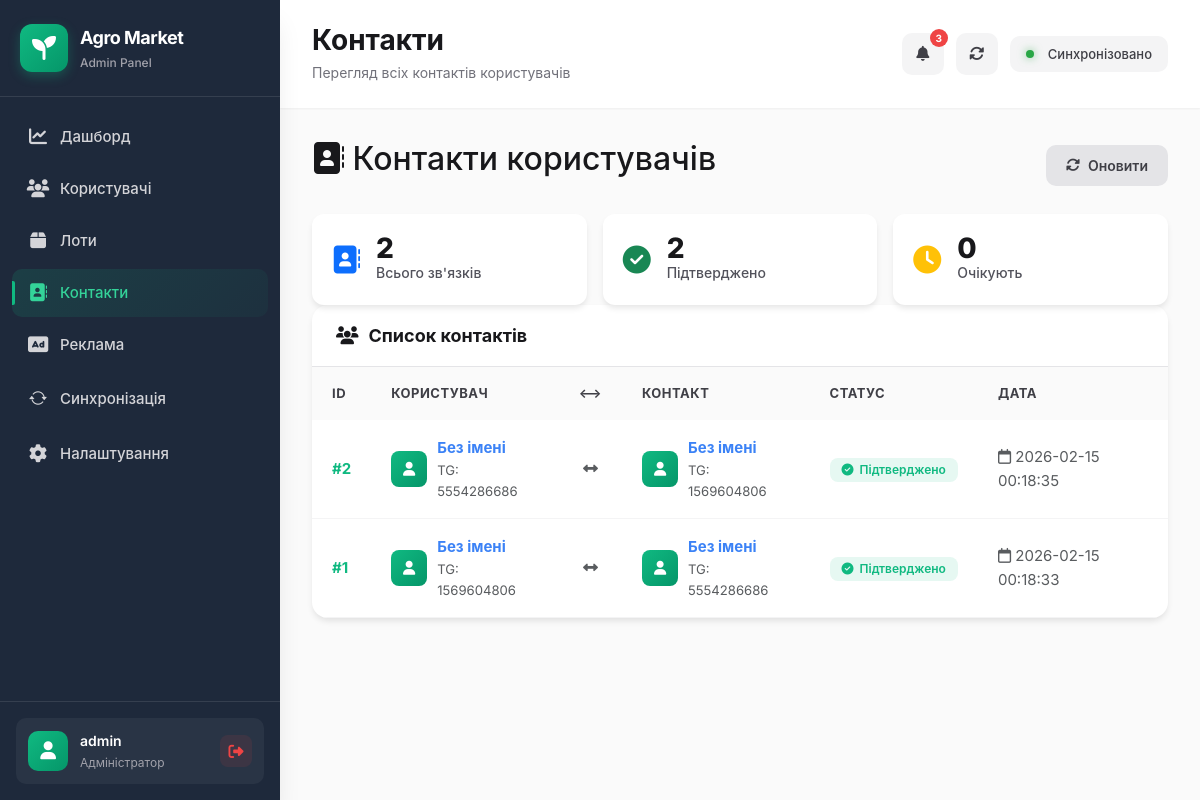
Page /contacts (signed in) on the committed database.
### tables this page shows
CREATE TABLE contacts (
                id INTEGER PRIMARY KEY AUTOINCREMENT,
                user_id INTEGER NOT NULL,
                contact_user_id INTEGER NOT NULL,
                status TEXT NOT NULL DEFAULT 'pending',
                created_at TEXT DEFAULT CURRENT_TIMESTAMP,
                UNIQUE(user_id, contact_user_id)
            );

CREATE TABLE users (
                                                     id INTEGER PRIMARY KEY,
                                                     tg_id INTEGER UNIQUE,
                                                     name TEXT,
                                                     role TEXT DEFAULT 'user',
                                                     is_banned INTEGER DEFAULT 0,
                                                     created_at TEXT
                , subscription_plan TEXT DEFAULT 'free', subscription_until TEXT, username TEXT, full_name TEXT, phone TEXT, region TEXT, company TEXT, telegram_id INTEGER);

### src/web_panel/app.py (the view)
    @app.get("/contacts")
    @login_required
    def contacts_page():
        conn = get_conn()
        if not _has_table(conn, "contacts"):
            conn.close()
            return render_template("contacts.html", contacts=[])
        contacts = conn.execute("""
            SELECT
                c.id,
                c.user_id,
                c.contact_user_id,
                c.status,
                c.created_at,
                u1.full_name as user_name,
                u1.username as user_username,
                u1.telegram_id as user_telegram_id,
                u2.full_name as contact_name,
                u2.username as contact_username,
                u2.telegram_id as contact_telegram_id
            FROM contacts c
            LEFT JOIN users u1 ON c.user_id = u1.id
            LEFT JOIN users u2 ON c.contact_user_id = u2.id
            ORDER BY c.created_at DESC
            LIMIT 500
        """).fetchall()
        conn.close()
        return render_template("contacts.html", contacts=contacts)

### src/web_panel/app.py (called while the page is built)
def _has_table(conn, table: str) -> bool:
    row = conn.execute(
        "SELECT name FROM sqlite_master WHERE type='table' AND name=?",
        (table,)
    ).fetchone()
    return bool(row)

### src/web_panel/db.py (called while the page is built)
def get_conn() -> sqlite3.Connection:
    DB_PATH.parent.mkdir(parents=True, exist_ok=True)
    conn = sqlite3.connect(str(DB_PATH))
    conn.row_factory = sqlite3.Row
    return conn

### src/web_panel/templates/contacts.html (shortened to what this page needs)
{% extends "base.html" %}
{% block page_title %}Контакти{% endblock %}
{% block page_description %}Перегляд всіх контактів користувачів{% endblock %}
{% block content %}
<div class="contacts-container">
  <div class="page-controls">
    <div class="page-title">
      <h2>
        <i class="fas fa-address-book"></i>
        Контакти користувачів
      </h2>
    </div>
    <div class="page-actions">
      <button class="btn btn-secondary" onclick="window.location.reload()">
        <i class="fas fa-sync-alt"></i>
        Оновити
      </button>
    </div>
  </div>
  <div class="quick-stats">
    <div class="quick-stat-item">
      <i class="fas fa-address-book text-primary"></i>
      <div>
        <div class="quick-stat-value">{{ contacts|length }}</div>
        <div class="quick-stat-label">Всього зв'язків</div>
      </div>
    </div>
    <div class="quick-stat-item">
      <i class="fas fa-check-circle text-success"></i>
      <div>
        <div class="quick-stat-value">
          {{ contacts|selectattr('status', 'equalto', 'accepted')|list|length }}
        </div>
        <div class="quick-stat-label">Підтверджено</div>
      </div>
    </div>
    <div class="quick-stat-item">
      <i class="fas fa-clock text-warning"></i>
      <div>
        <div class="quick-stat-value">
          {{ contacts|selectattr('status', 'equalto', 'pending')|list|length }}
        </div>
        <div class="quick-stat-label">Очікують</div>
      </div>
    </div>
  </div>
  <div class="table-card">
    <div class="table-header">
      <h3 class="table-title">
        <i class="fas fa-users"></i>
        Список контактів
      </h3>
    </div>
    <div class="table-wrapper">
      {% if contacts %}
      <table class="data-table">
        <thead>
          <tr>
            <th>ID</th>
            <th>Користувач</th>
            <th>⟷</th>
            <th>Контакт</th>
            <th>Статус</th>
            <th>Дата</th>
          </tr>
        </thead>
        <tbody>
          {% for contact in contacts %}
          <tr>
            <td>
              <span class="table-id">#{{ contact['id'] }}</span>
            </td>
            <td>
              <div class="user-cell">
                <div class="user-avatar-sm">
                  <i class="fas fa-user"></i>
                </div>
                <div>
                  <a href="/users/{{ contact['user_id'] }}" class="user-link">
                    <strong>{{ contact['user_name'] or 'Без імені' }}</strong>
                  </a>
                  <div class="text-muted small">TG: {{ contact['user_telegram_id'] }}</div>
                </div>
              </div>
            </td>
            <td class="text-center">
              <i class="fas fa-arrows-alt-h text-muted"></i>
            </td>
            <td>
              <div class="user-cell">
                <div class="user-avatar-sm">
                  <i class="fas fa-user"></i>
                </div>
                <div>
                  <a href="/users/{{ contact['contact_user_id'] }}" class="user-link">
                    <strong>{{ contact['contact_name'] or 'Без імені' }}</strong>
                  </a>
                  <div class="text-muted small">TG: {{ contact['contact_telegram_id'] }}</div>
                </div>
              </div>
            </td>
            <td>
              {% if contact['status'] == 'accepted' %}
              <span class="badge badge-success">
                <i class="fas fa-check-circle"></i>
                Підтверджено
              </span>
              {% elif contact['status'] == 'pending' %}
              <span class="badge badge-warning">
                <i class="fas fa-clock"></i>
                Очікує
              </span>
              {% else %}
              <span class="badge badge-secondary">
                {{ contact['status'] }}
              </span>
              {% endif %}
            </td>
            <td>
              <span class="text-muted">
                <i class="far fa-calendar"></i>
                {{ contact['created_at'] or '—' }}
              </span>
            </td>
          </tr>
          {% endfor %}
        </tbody>
      </table>
      {% endif %}
    </div>
  </div>
</div>
{% endblock %}

### src/web_panel/static/css/main.css (style rules this page uses)
:root { --primary: #10b981; --primary-dark: #059669; --primary-light: #34d399; --secondary: #6366f1; --success: #10b981; --danger: #ef4444; --warning: #f59e0b; --info: #3b82f6; --dark: #111827; --dark-alt: #1f2937; --gray-900: #18181b; --gray-800: #27272a; --gray-700: #3f3f46; --gray-600: #52525b; --gray-500: #71717a; --gray-400: #a1a1aa; --gray-300: #d4d4d8; --gray-200: #e4e4e7; --gray-100: #f4f4f5; --gray-50: #fafafa; --white: #ffffff; --sidebar-width: 280px; --sidebar-collapsed: 80px; --sidebar-bg: #1e293b; --sidebar-hover: rgba(255, 255, 255, 0.05); --shadow-sm: 0 1px 2px rgba(0, 0, 0, 0.05); --shadow: 0 4px 6px -1px rgba(0, 0, 0, 0.1); --shadow-md: 0 10px 15px -3px rgba(0, 0, 0, 0.1); --shadow-lg: 0 20px 25px -5px rgba(0, 0, 0, 0.1); --shadow-xl: 0 25px 50px -12px rgba(0, 0, 0, 0.25); --transition: all 0.3s cubic-bezier(0.4, 0, 0.2, 1); --transition-fast: all 0.15s ease; }
* { margin: 0; padding: 0; box-sizing: border-box; }
body { font-family: 'Inter', -apple-system, BlinkMacSystemFont, 'Segoe UI', sans-serif; font-size: 15px; line-height: 1.6; color: var(--gray-900); background: var(--gray-50); -webkit-font-smoothing: antialiased; -moz-osx-font-smoothing: grayscale; }
.page-title { font-size: 28px; font-weight: 700; color: var(--gray-900); margin-bottom: 4px; }
.btn { padding: 10px 20px; border-radius: 10px; border: none; font-weight: 600; font-size: 14px; cursor: pointer; display: inline-flex; align-items: center; gap: 8px; transition: var(--transition-fast); text-decoration: none; }
.btn-secondary { background: var(--gray-200); color: var(--gray-700); }
.badge { display: inline-flex; align-items: center; gap: 6px; padding: 6px 12px; border-radius: 8px; font-size: 12px; font-weight: 600; white-space: nowrap; }
.badge-success { background: rgba(16, 185, 129, 0.1); color: var(--success); }
.dashboard-card, .table-card { background: var(--white); border-radius: 16px; box-shadow: var(--shadow); overflow: hidden; transition: var(--transition-fast); }
.page-controls { display: flex; align-items: center; justify-content: space-between; gap: 20px; margin-bottom: 24px; flex-wrap: wrap; }
.page-actions { display: flex; gap: 12px; }
.table-header { padding: 20px 24px; border-bottom: 1px solid var(--gray-200); }
.table-title { font-size: 18px; font-weight: 700; color: var(--gray-900); display: flex; align-items: center; gap: 10px; margin: 0; }
.table-wrapper { overflow-x: auto; }
.data-table { width: 100%; border-collapse: collapse; }
.data-table thead { background: var(--gray-50); }
.data-table th { padding: 16px 20px; text-align: left; font-size: 13px; font-weight: 700; color: var(--gray-700); text-transform: uppercase; letter-spacing: 0.5px; }
.data-table td { padding: 16px 20px; border-bottom: 1px solid var(--gray-100); }
.data-table tbody tr { transition: var(--transition-fast); }
.table-id { font-weight: 700; color: var(--primary); }
.user-cell { display: flex; align-items: center; gap: 10px; }
.user-avatar-sm { width: 36px; height: 36px; background: linear-gradient(135deg, var(--primary), var(--primary-dark)); border-radius: 8px; display: flex; align-items: center; justify-content: center; font-size: 14px; color: var(--white); flex-shrink: 0; }
.text-muted { color: var(--gray-500); }
.quick-stats { display: flex; gap: 16px; margin-top: 24px; }
.quick-stat-item { flex: 1; background: var(--white); border-radius: 12px; padding: 20px; display: flex; align-items: center; gap: 16px; box-shadow: var(--shadow); }
.quick-stat-item i { font-size: 28px; }
.quick-stat-value { font-size: 28px; font-weight: 800; color: var(--gray-900); line-height: 1; }
.quick-stat-label { font-size: 14px; color: var(--gray-600); font-weight: 500; }
.text-primary { color: var(--primary); }
.text-success { color: var(--success); }
.text-warning { color: var(--warning); }

### src/web_panel/templates/contacts.html (style rules this page uses)
.user-link { color: #3b82f6; text-decoration: none; }

### rows in the picture
contacts: id "2", contact "Без імені", user_telegram_id "5554286686", contact_telegram_id "1569604806", status "accepted" (drawn), created_at "2026-02-15 00:18:35"
contacts: id "1", contact "Без імені", user_telegram_id "1569604806", contact_telegram_id "5554286686", status "accepted" (drawn), created_at "2026-02-15 00:18:33"

### other values in the picture
{{ current_user.id }} "admin"
{{ contacts|length }} "2"
{{ contacts|selectattr('status', 'equalto', 'accepted')|list|length }} "2"
{{ contacts|selectattr('status', 'equalto', 'pending')|list|length }} "0"
